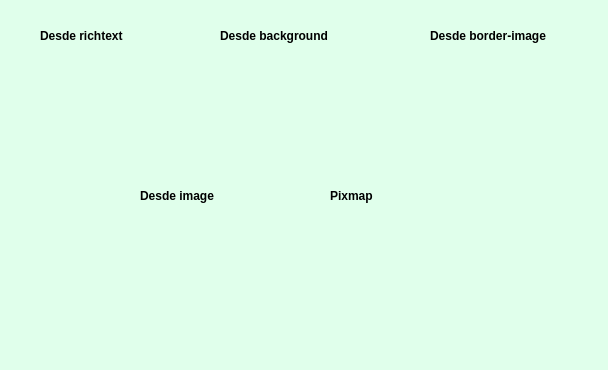
<?xml version="1.0" encoding="UTF-8"?>
<ui version="4.0">
 <class>MainWindow</class>
 <widget class="QMainWindow" name="MainWindow">
  <property name="geometry">
   <rect>
    <x>0</x>
    <y>0</y>
    <width>608</width>
    <height>370</height>
   </rect>
  </property>
  <property name="windowTitle">
   <string>MainWindow</string>
  </property>
  <property name="styleSheet">
   <string notr="true">background-color: rgb(224, 255, 235);</string>
  </property>
  <widget class="QWidget" name="centralwidget">
   <widget class="QLabel" name="label_2">
    <property name="geometry">
     <rect>
      <x>40</x>
      <y>20</y>
      <width>111</width>
      <height>31</height>
     </rect>
    </property>
    <property name="font">
     <font>
      <weight>75</weight>
      <bold>true</bold>
     </font>
    </property>
    <property name="text">
     <string>Desde richtext</string>
    </property>
   </widget>
   <widget class="QLabel" name="label_3">
    <property name="geometry">
     <rect>
      <x>30</x>
      <y>50</y>
      <width>141</width>
      <height>101</height>
     </rect>
    </property>
    <property name="text">
     <string>&lt;html&gt;&lt;head/&gt;&lt;body&gt;&lt;p&gt;&lt;img src=&quot;:/Logos/Imagenes/Beva.png&quot;/&gt;&lt;/p&gt;&lt;/body&gt;&lt;/html&gt;</string>
    </property>
   </widget>
   <widget class="QLabel" name="label_4">
    <property name="geometry">
     <rect>
      <x>220</x>
      <y>20</y>
      <width>171</width>
      <height>31</height>
     </rect>
    </property>
    <property name="font">
     <font>
      <weight>75</weight>
      <bold>true</bold>
     </font>
    </property>
    <property name="text">
     <string>Desde background</string>
    </property>
   </widget>
   <widget class="QLabel" name="label_5">
    <property name="geometry">
     <rect>
      <x>220</x>
      <y>50</y>
      <width>151</width>
      <height>101</height>
     </rect>
    </property>
    <property name="styleSheet">
     <string notr="true">background-image: url(:/Logos/Imagenes/Beva.png);</string>
    </property>
    <property name="text">
     <string>&lt;html&gt;&lt;head/&gt;&lt;body&gt;&lt;p&gt;&lt;br/&gt;&lt;/p&gt;&lt;/body&gt;&lt;/html&gt;</string>
    </property>
   </widget>
   <widget class="QLabel" name="label_6">
    <property name="geometry">
     <rect>
      <x>430</x>
      <y>50</y>
      <width>161</width>
      <height>101</height>
     </rect>
    </property>
    <property name="styleSheet">
     <string notr="true">border-image: url(:/Logos/Imagenes/Beva.png);</string>
    </property>
    <property name="text">
     <string>&lt;html&gt;&lt;head/&gt;&lt;body&gt;&lt;p&gt;&lt;br/&gt;&lt;/p&gt;&lt;/body&gt;&lt;/html&gt;</string>
    </property>
   </widget>
   <widget class="QLabel" name="label_7">
    <property name="geometry">
     <rect>
      <x>430</x>
      <y>20</y>
      <width>161</width>
      <height>31</height>
     </rect>
    </property>
    <property name="font">
     <font>
      <weight>75</weight>
      <bold>true</bold>
     </font>
    </property>
    <property name="text">
     <string>Desde border-image</string>
    </property>
   </widget>
   <widget class="QLabel" name="label_8">
    <property name="geometry">
     <rect>
      <x>140</x>
      <y>180</y>
      <width>111</width>
      <height>31</height>
     </rect>
    </property>
    <property name="font">
     <font>
      <weight>75</weight>
      <bold>true</bold>
     </font>
    </property>
    <property name="text">
     <string>Desde image</string>
    </property>
   </widget>
   <widget class="QLabel" name="label_9">
    <property name="geometry">
     <rect>
      <x>140</x>
      <y>210</y>
      <width>111</width>
      <height>101</height>
     </rect>
    </property>
    <property name="styleSheet">
     <string notr="true">image: url(:/Logos/Imagenes/Beva.png);</string>
    </property>
    <property name="text">
     <string>&lt;html&gt;&lt;head/&gt;&lt;body&gt;&lt;p&gt;&lt;br/&gt;&lt;/p&gt;&lt;/body&gt;&lt;/html&gt;</string>
    </property>
   </widget>
   <widget class="QLabel" name="label_10">
    <property name="geometry">
     <rect>
      <x>330</x>
      <y>180</y>
      <width>111</width>
      <height>31</height>
     </rect>
    </property>
    <property name="font">
     <font>
      <weight>75</weight>
      <bold>true</bold>
     </font>
    </property>
    <property name="text">
     <string>Pixmap</string>
    </property>
   </widget>
   <widget class="QLabel" name="label">
    <property name="geometry">
     <rect>
      <x>330</x>
      <y>220</y>
      <width>111</width>
      <height>91</height>
     </rect>
    </property>
    <property name="text">
     <string/>
    </property>
    <property name="pixmap">
     <pixmap resource="../recursos.qrc">:/Logos/Imagenes/Beva.png</pixmap>
    </property>
    <property name="scaledContents">
     <bool>true</bool>
    </property>
   </widget>
  </widget>
  <widget class="QMenuBar" name="menubar">
   <property name="geometry">
    <rect>
     <x>0</x>
     <y>0</y>
     <width>608</width>
     <height>22</height>
    </rect>
   </property>
  </widget>
  <widget class="QStatusBar" name="statusbar"/>
 </widget>
 <resources>
  <include location="../recursos.qrc"/>
 </resources>
 <connections/>
</ui>
